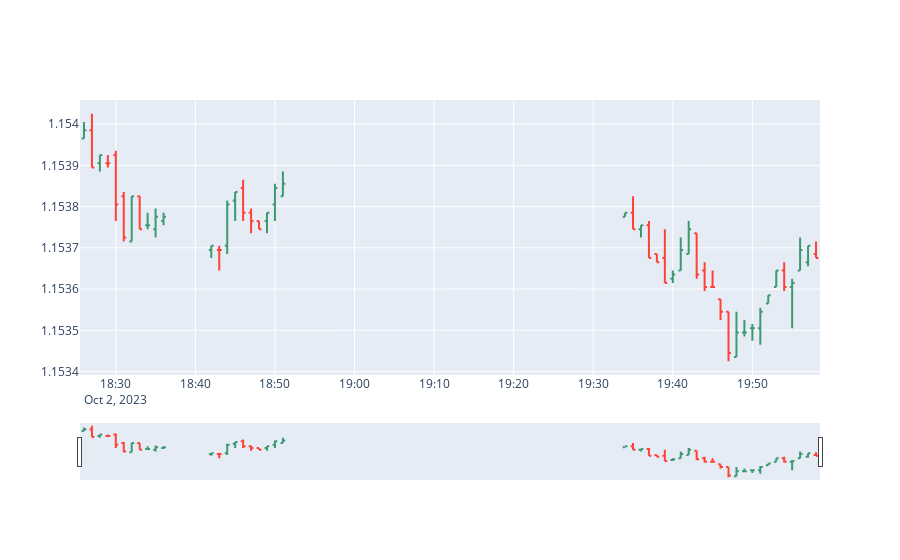

Notebook code for this chart:
### Code cell
import datetime as dt

df_plt = bid_ask.copy()[bid_ask.t > np.datetime64('2023-07-06 06:00:00')]
bin_plt = bins.copy()[bins.bin_start > np.datetime64('2023-07-06 12:00:00')]
m = 15
# fig = Figure(layout=go.Layout(height=500, margin={'t':m,'b':m,'l':m,'r':m}))
# fig.add_traces(Scatter(x=df_plt['t'], y=df_plt['ask'], name='ask', mode="markers", marker={'size':2},showlegend=False))
# fig.add_traces(Scatter(x=df_plt['t'], y=df_plt['bid'], name='bid', mode="markers", marker={'size':2},showlegend=False))
#fig.add_traces(Scatter(x=bin_plt['bin_start'], y=bin_plt['twap'], name='bid', showlegend=False))

# s, e, h, l  = bin_plt['bin_start'].values.astype(pd.Timestamp), bin_plt['bin_end'].values.astype(pd.Timestamp), bin_plt['h'].values, bin_plt['l'].values
# i = 3
# fig.add_traces(Scatter(x=[s[i], s[i], e[i], e[i], s[i]], y=[l[i], h[i], h[i], l[i], l[i]], fill='toself'))


fig = go.Figure(data=go.Ohlc(x=bin_plt['bin_start'],
                    open=bin_plt['o'],
                    high=bin_plt['h'],
                    low=bin_plt['l'],
                    close=bin_plt['c']))

# go.Ohlc(x=bin_plt['Date'],
#                     open=df['AAPL.Open'],
#                     high=df['AAPL.High'],
#                     low=df['AAPL.Low'],
#                     close=df['AAPL.Close']))

#fig.add_traces(Scatter(x=df_plt['t'], y=(df_plt['bid'] + df_plt['ask'])/2, name='mid', mode="markers", marker={'size':2, 'color':'black'},showlegend=False))
fig.show()
